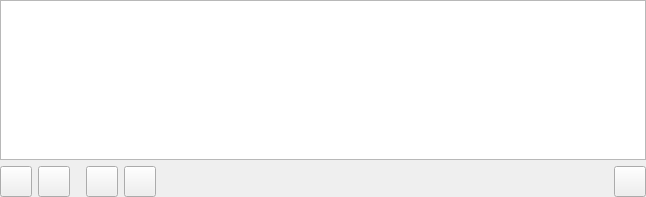
<?xml version="1.0" encoding="UTF-8"?>
<ui version="4.0">
 <class>Form</class>
 <widget class="QWidget" name="Form">
  <property name="geometry">
   <rect>
    <x>0</x>
    <y>0</y>
    <width>646</width>
    <height>197</height>
   </rect>
  </property>
  <property name="windowTitle">
   <string>Form</string>
  </property>
  <layout class="QVBoxLayout" name="verticalLayout">
   <property name="leftMargin">
    <number>0</number>
   </property>
   <property name="topMargin">
    <number>0</number>
   </property>
   <property name="rightMargin">
    <number>0</number>
   </property>
   <property name="bottomMargin">
    <number>0</number>
   </property>
   <item>
    <widget class="QTableWidget" name="table">
     <property name="sizePolicy">
      <sizepolicy hsizetype="Expanding" vsizetype="Expanding">
       <horstretch>0</horstretch>
       <verstretch>2</verstretch>
      </sizepolicy>
     </property>
     <property name="editTriggers">
      <set>QAbstractItemView::NoEditTriggers</set>
     </property>
    </widget>
   </item>
   <item>
    <layout class="QHBoxLayout" name="horizontalLayout">
     <item>
      <widget class="QToolButton" name="addBtn">
       <property name="toolTip">
        <string>Add a row of setpoints</string>
       </property>
       <property name="icon">
        <iconset resource="../../../../resources/nicos-gui.qrc">
         <normaloff>:/add</normaloff>:/add</iconset>
       </property>
       <property name="iconSize">
        <size>
         <width>24</width>
         <height>24</height>
        </size>
       </property>
      </widget>
     </item>
     <item>
      <widget class="QToolButton" name="delBtn">
       <property name="toolTip">
        <string>Remove a row of setpoints</string>
       </property>
       <property name="icon">
        <iconset resource="../../../../resources/nicos-gui.qrc">
         <normaloff>:/remove</normaloff>:/remove</iconset>
       </property>
       <property name="iconSize">
        <size>
         <width>24</width>
         <height>24</height>
        </size>
       </property>
      </widget>
     </item>
     <item>
      <spacer name="verticalSpacer_3">
       <property name="orientation">
        <enum>Qt::Horizontal</enum>
       </property>
       <property name="sizeType">
        <enum>QSizePolicy::Fixed</enum>
       </property>
       <property name="sizeHint" stdset="0">
        <size>
         <width>10</width>
         <height>20</height>
        </size>
       </property>
      </spacer>
     </item>
     <item>
      <widget class="QToolButton" name="upBtn">
       <property name="toolTip">
        <string>Move current row up</string>
       </property>
       <property name="icon">
        <iconset resource="../../../../resources/nicos-gui.qrc">
         <normaloff>:/up</normaloff>:/up</iconset>
       </property>
       <property name="iconSize">
        <size>
         <width>24</width>
         <height>24</height>
        </size>
       </property>
      </widget>
     </item>
     <item>
      <widget class="QToolButton" name="downBtn">
       <property name="toolTip">
        <string>Move current row down</string>
       </property>
       <property name="icon">
        <iconset resource="../../../../resources/nicos-gui.qrc">
         <normaloff>:/down</normaloff>:/down</iconset>
       </property>
       <property name="iconSize">
        <size>
         <width>24</width>
         <height>24</height>
        </size>
       </property>
      </widget>
     </item>
     <item>
      <spacer name="verticalSpacer_2">
       <property name="orientation">
        <enum>Qt::Horizontal</enum>
       </property>
       <property name="sizeHint" stdset="0">
        <size>
         <width>40</width>
         <height>20</height>
        </size>
       </property>
      </spacer>
     </item>
     <item>
      <widget class="QToolButton" name="clearBtn">
       <property name="toolTip">
        <string>Clear all rows and remove devices</string>
       </property>
       <property name="icon">
        <iconset resource="../../../../resources/nicos-gui.qrc">
         <normaloff>:/emergency</normaloff>:/emergency</iconset>
       </property>
       <property name="iconSize">
        <size>
         <width>24</width>
         <height>24</height>
        </size>
       </property>
      </widget>
     </item>
    </layout>
   </item>
  </layout>
 </widget>
 <resources>
  <include location="../../../../resources/nicos-gui.qrc"/>
 </resources>
 <connections/>
</ui>
